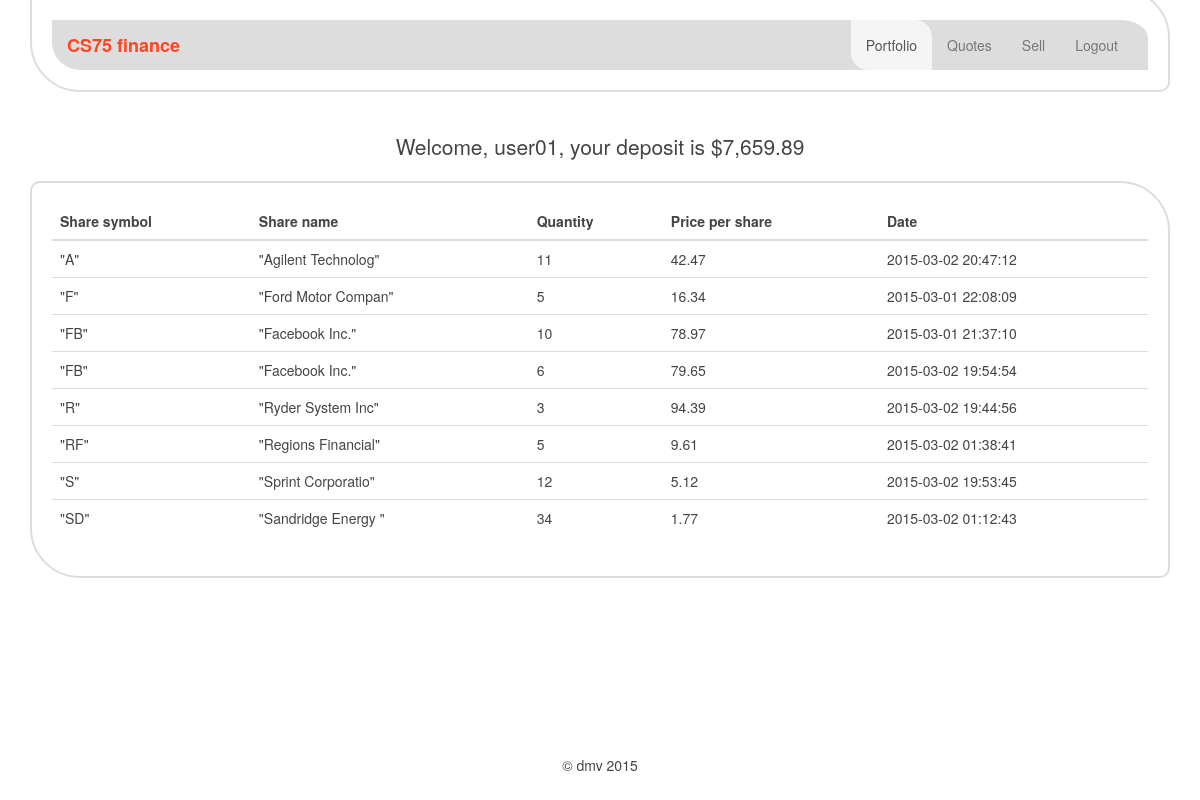
The page /main.php?page=Portfolio (signed in) on the database its author committed.
### tables this page shows
CREATE TABLE IF NOT EXISTS `shares` (
`sharesid` int(4) NOT NULL,
  `sharesname` varchar(20) NOT NULL,
  `sharesq` int(6) NOT NULL,
  `sharesprice` decimal(10,2) NOT NULL,
  `sharesuser` int(4) DEFAULT NULL,
  `sharesdate` datetime NOT NULL DEFAULT CURRENT_TIMESTAMP,
  `sharesquote` varchar(10) NOT NULL
);

### html/main.php (called while the page is built, shortened)
<?php
	require_once('../controller/controller.php');
	$data = 'There is no such page';
	$page = '';
	if (isset($_GET['page'])) {
		$page = $_GET['page'];
		$body = strtolower($page);
		$queries = array();
		if ($page == 'Quotes') {
			$title = $message = 'Get quote and buy';
			if (isset($_POST['quotes'])) {
				$queries = array('quotes' => $_POST['quotes']);
			} elseif (isset($_POST['buytotal']) and $_POST['buytotal'] > 0) {
				$queries = array('quote' => $_POST['buyquote'],
								 'name' => $_POST['buyname'],
								 'total' => $_POST['buytotal'],
								 'price' => $_POST['buyprice']);
			} else {
				$queries = array();
			}
			$data = quotes($queries);
		} elseif ($page == 'Portfolio') {
			$data = portfolio();
			$title = $page;
			$message = 'Welcome, '
								. $_SESSION['username']
								. ', your deposit is $'
								. number_format($_SESSION['cash'], 2);
		} else {
			$title = $message = '404';
		}
	} else {
		$title = $body = $message = '404';
	}
	render('header_p', array('title' => $title,
							 'message' => $message,
							 'select' => $page,
							 'menu' => array('Portfolio',
											 'Quotes',
											 'Sell')));
	render($body, $data);
	render('footer');
?>

### model/dbquery.php (called while the page is built, shortened)
<?php
	function dbquery($query, $params = array()) {
		$time = new DateTime('NOW');
		$file = fopen('../model/errors.log', 'a');
		try {
			$DBUSER = 'lampp';
			$DBPASS = 'serveradmin';
			$DSN = "mysql:host=localhost;dbname=cs75finance;";
			$pdo = new PDO($DSN, $DBUSER, $DBPASS);
			$stmt = $pdo->prepare($query);
			foreach ($params as $param => $val) {
				$stmt->bindValue($param, $val);
			}
			if ($query[0] == 'S') {
				if ($stmt->execute()) {
					return $stmt->fetchAll();
				} else {
					fwrite($file, $time->format('c')
							   . '>dbquery:select> '
							   . "can't get data\n");
					fclose($file);
					return 2;
				}
			}
			$result = $stmt->execute();
			return $result;
		} catch (PDOException $e) {
			fwrite($file, $time->format('c')
					   . '>dbquery:code> '
					   . $e->getCode() . "\n");
			fclose($file);
			return false;
		}
		return false;
	}
?>

### controller/portfolio_contr.php (called while the page is built)
<?php
	require_once('../controller/controller.php');
	function getuserinfo($userid, $order = 'sharesquote ASC') {
		$query = "SELECT * FROM shares WHERE sharesuser=:userid
				  ORDER BY $order";
		$result = dbquery($query, array(':userid' => $userid));
		if (!$result) {
			return 'You have no shares in your portfolio';
		} elseif ($result == 2) {
			return 'Can\'t get your data right now, try to login later';
		} else {
			return $result;
		}
	}
	function portfolio() {
		$info = getuserinfo($_SESSION['userid']);
		if (is_array($info)) {
			$result = array('hidden_a' => 'hidden',
							'hidden_d' => '',
							'message' => '',
							'data' => $info);
		} else {
			$result = array('hidden_a' => '',
							'hidden_d' => 'hidden',
							'message' => $info,
							'data' => array());
		}
		return $result;
	}
?>

### templates/portfolio.php (the view, shortened to what this page needs)
<div class="result <?= $hidden_d; ?>">
	<table class="table table-hover">
		<thead>
			<tr>
				<th>Share symbol</th>
				<th>Share name</th>
				<th>Quantity</th>
				<th>Price per share</th>
				<th>Date</th>
			</tr>
		</thead>
		<tbody>
		<?php foreach ($data as $row): ?>
				<tr>
					<td><?= htmlspecialchars($row['sharesquote']); ?></td>
					<td><?= htmlspecialchars($row['sharesname']); ?></td>
					<td><?= htmlspecialchars($row['sharesq']); ?></td>
					<td><?= number_format($row['sharesprice'], 2); ?></td>
					<td><?= htmlspecialchars($row['sharesdate']); ?></td>
				</tr>
		<?php endforeach ?>
		</tbody>
	</table>
</div>

### controller/controller.php (shortened to what this page needs)
<?php
	require_once('../model/dbquery.php');
	function render($template, $data=array()) {
		$path = __DIR__ . '/../templates/' . $template . '.php';
		if (file_exists($path)) {
			extract($data);
			require($path);
		}
	}
?>

### templates/header_p.php (shortened to what this page needs)
<!DOCTYPE html>
<html>
	<head>
		<link rel="stylesheet" href="../../bootstrap/css/bootstrap.css" />
		<link rel="stylesheet" href="../templates/style.css" />
	</head>
	<body>
<div class="wrap">
	<div class="container">
	<div class="navbar navbar-default top">
		<div class="container-fluid">
			<div class="navbar-header">
				<a class="navbar-brand sitename" href="main.php?page=Portfolio">CS75 finance</a>
			</div>
			<div id="navbar" class="navbar-collapse collapse" >
				<ul class="nav navbar-nav navbar-right">
              		<?php
						foreach ($menu as $item) {
							if ($item == $select) {
					?>
								<li class="active">
									<a href="main.php?page=<?= htmlspecialchars($item); ?>">
										<?= htmlspecialchars($item); ?>
									</a>
								</li>
					<?php
							} else {
					?>
								<li>
									<a href="main.php?page=<?= htmlspecialchars($item); ?>">
										<?= htmlspecialchars($item); ?>
									</a>
								</li>
					<?php
							}
						}
					?>
					<li>
						<a href="../controller/logout.php">Logout</a>
					</li>
				</ul>
			</div>
		</div>
	</div>
	<p class="lead center"><?= htmlspecialchars($message); ?></p>

### templates/footer.php (shortened to what this page needs)
		</div>
		<div id="push"></div>
	</div>
		<div id="footer">
			<div class="container center">
				<p class="muted-credit">&copy; dmv 2015</p>
			</div>
		</div>
	</body>
</html>

### templates/style.css (style rules this page uses)
body, html { margin:0; width:100%; height:100%; color:#444; cursor: default; }
.wrap { min-height: 100%; height: auto !important; margin:0 auto -60px; }
#footer, #push { height: 60px; }
.nav li a { border-radius: 0 17px !important; }
.active a { background-color: whitesmoke!important; }
.center { text-align:center; }
.top { border:2px solid #ddd; padding:20px; background-clip: content-box; background-color: #ddd; padding-top:30px; margin: -12px 0 40px 0; border-radius:10px 50px; }
.sitename { font-weight: 600; color: #f42 !important; }
.result { margin-bottom: 20px; padding: 20px; border: 2px solid #ddd; border-radius: 10px 50px; }
.muted-credit { padding: 15px; }

### rows shown on the page
shares: sharesquote "\"A\"", sharesname "\"Agilent Technolog\"", sharesq "11", sharesprice "42.47", sharesdate "2015-03-02 20:47:12"
shares: sharesquote "\"F\"", sharesname "\"Ford Motor Compan\"", sharesq "5", sharesprice "16.34", sharesdate "2015-03-01 22:08:09"
shares: sharesquote "\"FB\"", sharesname "\"Facebook Inc.\"", sharesq "10", sharesprice "78.97", sharesdate "2015-03-01 21:37:10"
shares: sharesquote "\"FB\"", sharesname "\"Facebook Inc.\"", sharesq "6", sharesprice "79.65", sharesdate "2015-03-02 19:54:54"
shares: sharesquote "\"R\"", sharesname "\"Ryder System Inc\"", sharesq "3", sharesprice "94.39", sharesdate "2015-03-02 19:44:56"
shares: sharesquote "\"RF\"", sharesname "\"Regions Financial\"", sharesq "5", sharesprice "9.61", sharesdate "2015-03-02 01:38:41"
shares: sharesquote "\"S\"", sharesname "\"Sprint Corporatio\"", sharesq "12", sharesprice "5.12", sharesdate "2015-03-02 19:53:45"
shares: sharesquote "\"SD\"", sharesname "\"Sandridge Energy \"", sharesq "34", sharesprice "1.77", sharesdate "2015-03-02 01:12:43"

### other values the page prints
$item "Portfolio"
$item "Quotes"
$item "Sell"
$message "Welcome, user01, your deposit is $7,659.89"
